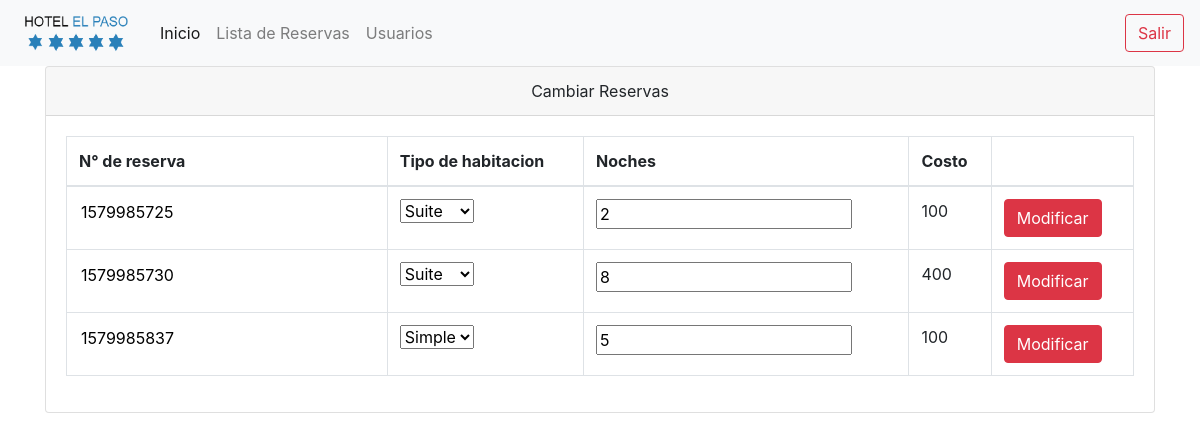
The page /modificaReserva.php (signed in) on the database its author committed.
### tables this page shows
CREATE TABLE `reservaciones` (
  `idReservaciones` int(11) NOT NULL,
  `idTipoHabitacion` int(11) DEFAULT NULL,
  `idUsuario` int(11) DEFAULT NULL,
  `costo` int(11) DEFAULT NULL,
  `noches` int(11) DEFAULT NULL
);

CREATE TABLE `tipohabitacion` (
  `idTipoHabitacion` int(11) NOT NULL,
  `tipoHabitacion` tinytext DEFAULT NULL,
  `precio` int(11) DEFAULT NULL
);

### includes/helper.php (the view, shortened to what this page needs)
<?php
function modifica($id){
    $con =mysqli_connect('localhost','root','','hoteldb');
    if($_SESSION['tipoUsuario'] == 1){
        $query= "select idReservaciones, tipoHabitacion, noches, costo from reservaciones
        join tipohabitacion
        on tipohabitacion.idTipoHabitacion = reservaciones.idTipoHabitacion
        order by idReservaciones";
    }else{
        $query= "select idReservaciones, tipoHabitacion, noches, costo from reservaciones
        join tipohabitacion
        on tipohabitacion.idTipoHabitacion = reservaciones.idTipoHabitacion
        where idUsuario = $id
        order by idReservaciones";
    }
    $resultado = mysqli_query($con,$query);
    while($row = mysqli_fetch_array($resultado)){
        echo '<form method="POST" action="includes/modificaReserva.php">';
        echo "<tr>";
        echo "<td>";
        echo '<input style="border:0px"; type="text"  name="txtID" readonly  value=';
        echo $row['idReservaciones'];
        echo ' "/>';
        echo "</td>";
        echo "<td>";
        echo "<select name='txtTipoHabitacion'>";
        echo "<option>";
        echo $row['tipoHabitacion'];
        echo "</option>";
        echo "</td>";
        echo "<td>";
        echo '<input type="number" name="txtNoches" value="';
        echo $row['noches'];
        echo '"/>';
        echo "</td>";
        echo "<td>";
        echo $row['costo'];
        echo "</td>";
        echo "<td>";
        echo "<button class='btn btn-danger type='submit'>";
        echo 'Modificar</button>';
        echo "</td>";
        echo "</tr>";
        echo "</form>";
    }
}
?>

### main.css (style rules this page uses)
body { background-color: white; }

### rows shown on the page
reservaciones: txtID "1579985725", txtTipoHabitacion "Suite", txtNoches "2", costo "100"
reservaciones: txtID "1579985730", txtTipoHabitacion "Suite", txtNoches "8", costo "400"
reservaciones: txtID "1579985837", txtTipoHabitacion "Simple", txtNoches "5", costo "100"
